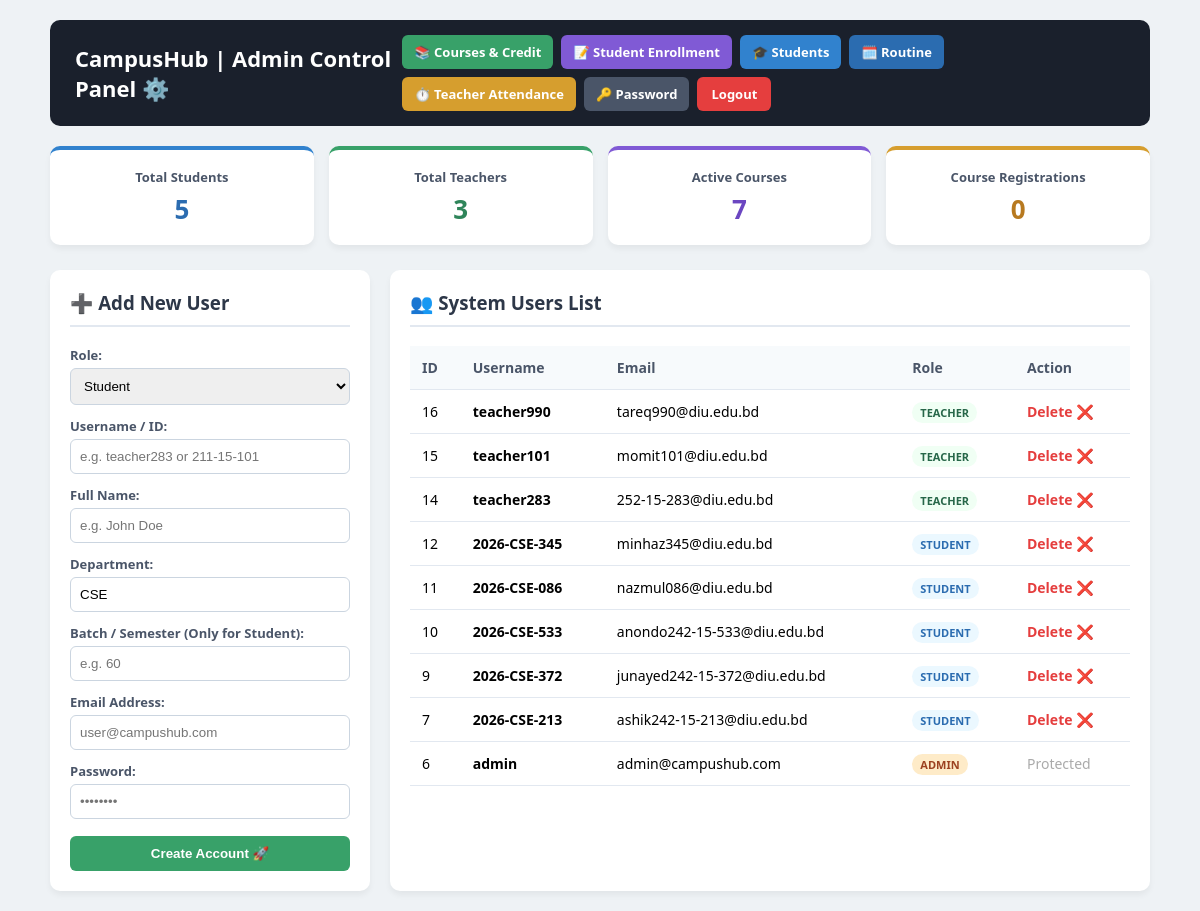
/admin_dashboard.php (signed in), run on the app's committed database.
### tables this page shows
CREATE TABLE `users` (
  `id` int(11) NOT NULL,
  `username` varchar(50) NOT NULL,
  `email` varchar(100) DEFAULT NULL,
  `password` varchar(255) NOT NULL,
  `created_at` timestamp NOT NULL DEFAULT current_timestamp(),
  `role` varchar(20) NOT NULL DEFAULT 'student'
);

### admin_dashboard.php (the view, shortened to what this page needs)
<?php
require_once 'config.php';
$total_students = $conn->query("SELECT COUNT(*) as count FROM users WHERE role='student'")->fetch_assoc()['count'] ?? 0;
$total_teachers = $conn->query("SELECT COUNT(*) as count FROM users WHERE role='teacher'")->fetch_assoc()['count'] ?? 0;
$total_courses  = $conn->query("SELECT COUNT(*) as count FROM courses")->fetch_assoc()['count'] ?? 0;
$total_enrolls  = $conn->query("SELECT COUNT(*) as count FROM course_enrollments")->fetch_assoc()['count'] ?? 0;
$all_users = $conn->query("SELECT * FROM users ORDER BY id DESC");
?>
<!DOCTYPE html>
<html lang="en">
<head>
</head>
<body>
<div class="container">
    <div class="header">
        <h2>CampusHub | Admin Control Panel ⚙️</h2>
        <div class="nav-btns">
            <a href="courses.php" class="btn-nav btn-nav-green">📚 Courses & Credit</a>
            <a href="enroll_student.php" class="btn-nav btn-nav-purple">📝 Student Enrollment</a>
            <a href="students.php" class="btn-nav">🎓 Students</a>
            <a href="manage_routine.php" class="btn-nav" style="background: #2b6cb0;">🗓️ Routine</a>
            <a href="teacher_attendance_report.php" class="btn-nav" style="background: #d69e2e;">⏱️ Teacher Attendance</a>
            <a href="change_password.php" class="btn-pass">🔑 Password</a>
            <a href="logout.php" class="logout-btn">Logout</a>
        </div>
    </div>
    <div class="stats-grid">
        <div class="stat-card" style="border-color: #3182ce;">
            <div class="stat-label">Total Students</div>
            <div class="stat-number"><?php echo $total_students; ?></div>
        </div>
        <div class="stat-card" style="border-color: #38a169;">
            <div class="stat-label">Total Teachers</div>
            <div class="stat-number" style="color: #2f855a;"><?php echo $total_teachers; ?></div>
        </div>
        <div class="stat-card" style="border-color: #805ad5;">
            <div class="stat-label">Active Courses</div>
            <div class="stat-number" style="color: #6b46c1;"><?php echo $total_courses; ?></div>
        </div>
        <div class="stat-card" style="border-color: #d69e2e;">
            <div class="stat-label">Course Registrations</div>
            <div class="stat-number" style="color: #b7791f;"><?php echo $total_enrolls; ?></div>
        </div>
    </div>
    <div class="main-grid">
        <div class="card">
            <h3>➕ Add New User</h3>
            <form action="" method="POST">
                <div class="form-group">
                    <label>Role:</label>
                    <select name="role" required>
                        <option value="student">Student</option>
                    </select>
                </div>
                <div class="form-group">
                    <label>Username / ID:</label>
                    <input type="text" name="username" placeholder="e.g. teacher283 or 211-15-101" required>
                </div>
                <div class="form-group">
                    <label>Full Name:</label>
                    <input type="text" name="full_name" placeholder="e.g. John Doe">
                </div>
                <div class="form-group">
                    <label>Department:</label>
                    <input type="text" name="department" value="CSE">
                </div>
                <div class="form-group">
                    <label>Batch / Semester (Only for Student):</label>
                    <input type="text" name="batch" placeholder="e.g. 60">
                </div>
                <div class="form-group">
                    <label>Email Address:</label>
                    <input type="email" name="email" placeholder="user@campushub.com" required>
                </div>
                <div class="form-group">
                    <label>Password:</label>
                    <input type="password" name="password" required placeholder="••••••••">
                </div>
                <button type="submit" name="add_user" class="btn-add">Create Account 🚀</button>
            </form>
        </div>
        <div class="card">
            <h3>👥 System Users List</h3>
            <table>
                <thead>
                    <tr>
                        <th>ID</th>
                        <th>Username</th>
                        <th>Email</th>
                        <th>Role</th>
                        <th>Action</th>
                    </tr>
                </thead>
                <tbody>
                    <?php if ($all_users && $all_users->num_rows > 0): ?>
                        <?php while ($user = $all_users->fetch_assoc()): ?>
                            <tr>
                                <td><?php echo $user['id']; ?></td>
                                <td><b><?php echo htmlspecialchars($user['username']); ?></b></td>
                                <td><?php echo htmlspecialchars($user['email']); ?></td>
                                <td>
                                    <span class="role-badge role-<?php echo $user['role']; ?>">
                                        <?php echo $user['role']; ?>
                                    </span>
                                </td>
                                <td>
                                    <?php if ($user['role'] !== 'admin'): ?>
                                        <a href="admin_dashboard.php?delete_id=<?php echo $user['id']; ?>" class="btn-del" onclick="return confirm('Are you sure you want to delete this user?');">Delete ❌</a>
                                    <?php else: ?>
                                        <span style="color: #aaa;">Protected</span>
                                    <?php endif; ?>
                                </td>
                            </tr>
                        <?php endwhile; ?>
                    <?php else: ?>
                        <tr><td colspan="5">No users found.</td></tr>
                    <?php endif; ?>
                </tbody>
            </table>
        </div>
    </div>
</div>
</body>
</html>

### admin_dashboard.php (style rules this page uses)
body { font-family: 'Segoe UI', Tahoma, Geneva, Verdana, sans-serif; background: #eef2f5; margin: 0; padding: 20px; }
.container { max-width: 1100px; margin: 0 auto; }
.header { display: flex; justify-content: space-between; align-items: center; background: #1a202c; color: white; padding: 15px 25px; border-radius: 10px; margin-bottom: 20px; }
.header h2 { margin: 0; font-size: 22px; }
.nav-btns { display: flex; gap: 8px; align-items: center; flex-wrap: wrap; }
.btn-nav { background: #3182ce; color: white; padding: 8px 12px; text-decoration: none; border-radius: 6px; font-weight: bold; font-size: 13px; }
.btn-nav-green { background: #38a169; }
.btn-nav-purple { background: #805ad5; }
.btn-pass { background: #4a5568; color: white; padding: 8px 12px; text-decoration: none; border-radius: 6px; font-weight: bold; font-size: 13px; }
.logout-btn { background: #e53e3e; color: white; padding: 8px 14px; text-decoration: none; border-radius: 6px; font-weight: bold; font-size: 13px; }
.stats-grid { display: grid; grid-template-columns: repeat(4, 1fr); gap: 15px; margin-bottom: 25px; }
.stat-card { background: white; padding: 18px; border-radius: 10px; box-shadow: 0 4px 6px rgba(0,0,0,0.05); text-align: center; border-top: 4px solid #3182ce; }
.stat-number { font-size: 26px; font-weight: bold; color: #2b6cb0; margin-top: 5px; }
.stat-label { font-size: 13px; color: #4a5568; font-weight: 600; }
.main-grid { display: grid; grid-template-columns: 320px 1fr; gap: 20px; }
.card { background: white; padding: 20px; border-radius: 10px; box-shadow: 0 4px 6px rgba(0,0,0,0.05); }
.card h3 { margin-top: 0; color: #2d3748; border-bottom: 2px solid #e2e8f0; padding-bottom: 10px; }
.form-group { margin-bottom: 12px; }
label { display: block; font-size: 13px; font-weight: bold; color: #4a5568; margin-bottom: 4px; }
input, select { width: 100%; padding: 9px; border: 1px solid #cbd5e0; border-radius: 6px; box-sizing: border-box; }
.btn-add { width: 100%; background: #38a169; color: white; border: none; padding: 10px; border-radius: 6px; font-weight: bold; cursor: pointer; margin-top: 5px; }
table { width: 100%; border-collapse: collapse; margin-top: 10px; }
th, td { padding: 12px; text-align: left; border-bottom: 1px solid #e2e8f0; font-size: 14px; }
th { background: #f7fafc; color: #4a5568; font-weight: bold; }
.role-badge { padding: 3px 8px; border-radius: 12px; font-size: 11px; font-weight: bold; text-transform: uppercase; }
.role-student { background: #ebf8ff; color: #2b6cb0; }
.role-teacher { background: #f0fff4; color: #276749; }
.role-admin { background: #feebc8; color: #9c4221; }
.btn-del { color: #e53e3e; text-decoration: none; font-weight: bold; }

### data on the page
users: id "16", username "teacher990", email "tareq990@diu.edu.bd", role "TEACHER"
users: id "15", username "teacher101", email "momit101@diu.edu.bd", role "TEACHER"
users: id "14", username "teacher283", email "252-15-283@diu.edu.bd", role "TEACHER"
users: id "12", username "2026-CSE-345", email "minhaz345@diu.edu.bd", role "STUDENT"
users: id "11", username "2026-CSE-086", email "nazmul086@diu.edu.bd", role "STUDENT"
users: id "10", username "2026-CSE-533", email "anondo242-15-533@diu.edu.bd", role "STUDENT"
users: id "9", username "2026-CSE-372", email "junayed242-15-372@diu.edu.bd", role "STUDENT"
users: id "7", username "2026-CSE-213", email "ashik242-15-213@diu.edu.bd", role "STUDENT"
users: id "6", username "admin", email "admin@campushub.com", role "ADMIN", shows "Protected"

### other printed values
$total_students "5"
$total_teachers "3"
$total_courses "7"
$total_enrolls "0"
